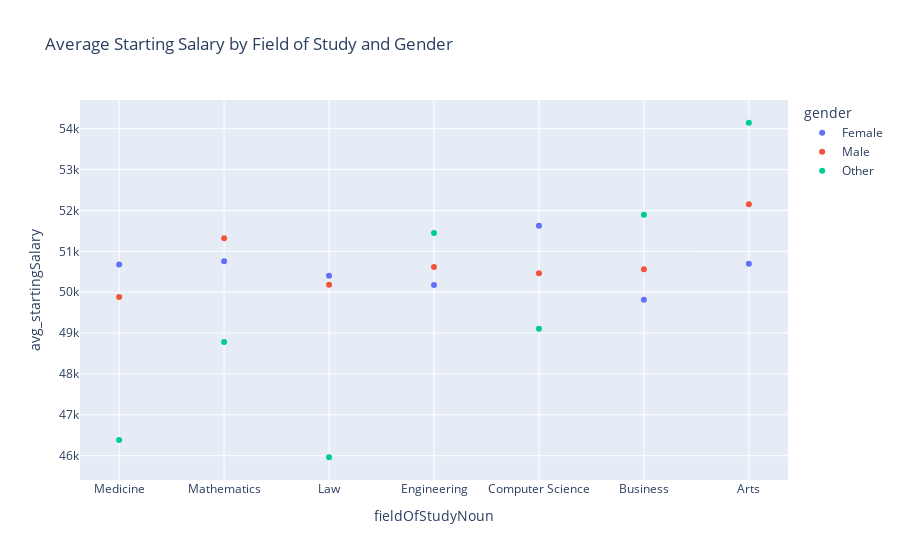

Notebook source saved alongside this figure:
### Code cell
fig = px.scatter(df_salary_gender_field, x='fieldOfStudyNoun', y='avg_startingSalary', color='gender', title='Average Starting Salary by Field of Study and Gender')
fig.show()

### Figure 1 — Plotly figure (JSON) as saved in the notebook; plotly's stock layout.template omitted (floating-point values rounded to 4 significant figures)
{"data": [{"hovertemplate": "gender=Female<br>fieldOfStudyNoun=%{x}<br>avg_startingSalary=%{y}<extra></extra>", "legendgroup": "Female", "marker": {"color": "#636efa", "symbol": "circle"}, "mode": "markers", "name": "Female", "orientation": "v", "showlegend": true, "type": "scatter", "x": ["Medicine", "Mathematics", "Law", "Engineering", "Computer Science", "Business", "Arts"], "xaxis": "x", "y": [50680.0, 50750.0, 50400.0, 50170.0, 51620.0, 49810.0, 50700.0], "yaxis": "y"}, {"hovertemplate": "gender=Male<br>fieldOfStudyNoun=%{x}<br>avg_startingSalary=%{y}<extra></extra>", "legendgroup": "Male", "marker": {"color": "#EF553B", "symbol": "circle"}, "mode": "markers", "name": "Male", "orientation": "v", "showlegend": true, "type": "scatter", "x": ["Medicine", "Mathematics", "Law", "Engineering", "Computer Science", "Business", "Arts"], "xaxis": "x", "y": [49880.0, 51320.0, 50180.0, 50620.0, 50470.0, 50560.0, 52150.0], "yaxis": "y"}, {"hovertemplate": "gender=Other<br>fieldOfStudyNoun=%{x}<br>avg_startingSalary=%{y}<extra></extra>", "legendgroup": "Other", "marker": {"color": "#00cc96", "symbol": "circle"}, "mode": "markers", "name": "Other", "orientation": "v", "showlegend": true, "type": "scatter", "x": ["Medicine", "Mathematics", "Law", "Engineering", "Computer Science", "Business", "Arts"], "xaxis": "x", "y": [46380.0, 48780.0, 45960.0, 51450.0, 49100.0, 51900.0, 54150.0], "yaxis": "y"}], "layout": {"legend": {"title": {"text": "gender"}, "tracegroupgap": 0}, "title": {"text": "Average Starting Salary by Field of Study and Gender"}, "xaxis": {"anchor": "y", "domain": [0, 1], "title": {"text": "fieldOfStudyNoun"}}, "yaxis": {"anchor": "x", "domain": [0, 1], "title": {"text": "avg_startingSalary"}}}}
